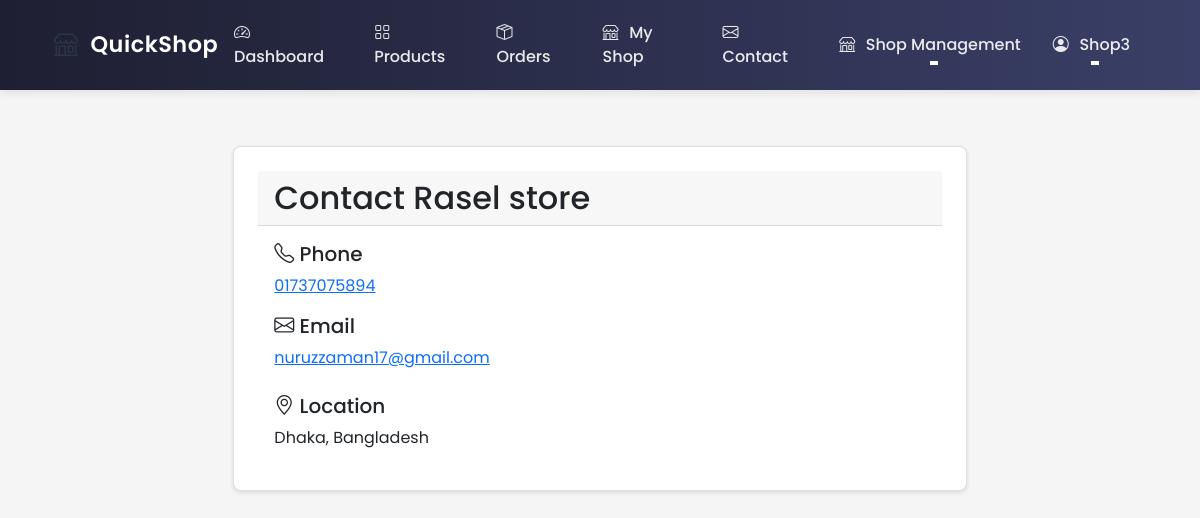
The app's page /shop/shop/2/contact (signed in), older data.
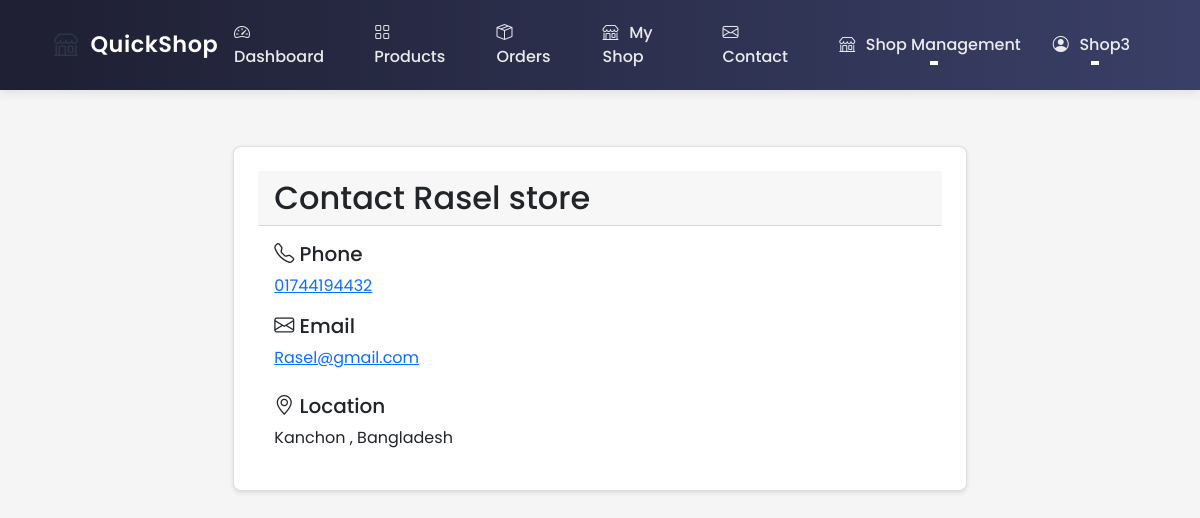
The same page, newer data.
### ecommerce/models/shop.py (models this page shows, shortened)
class Shop(db.Model):
    id = db.Column(db.Integer, primary_key=True)
    name = db.Column(db.String(100), nullable=False)
    description = db.Column(db.Text)
    about = db.Column(db.Text)  # New field for shop-specific About content
    owner_id = db.Column(db.Integer, db.ForeignKey('user.id'), nullable=False)
    location_lat = db.Column(db.Float, nullable=False)
    location_lng = db.Column(db.Float, nullable=False)
    address = db.Column(db.String(200), nullable=False)
    phone = db.Column(db.String(20))
    email = db.Column(db.String(120))
    website = db.Column(db.String(200))
    business_hours = db.Column(db.Text)  # Stored as JSON string
    created_at = db.Column(db.DateTime, default=datetime.utcnow)
    is_active = db.Column(db.Boolean, default=True)
    products = db.relationship('Product', backref='shop', lazy=True)
    orders = db.relationship('Order', backref='shop', lazy=True)

### ecommerce/routes/shop.py (the view)
@shop_bp.route('/shop/<int:shop_id>/contact')
def contact(shop_id):
    shop = Shop.query.get_or_404(shop_id)
    return render_template('shop/contact.html', shop=shop)

### ecommerce/templates/shop/contact.html (shortened to what this page needs)
{% extends "base.html" %}
{% block content %}
<div class="container my-4">
    <div class="row">
        <div class="col-md-8 offset-md-2">
            <div class="card">
                <div class="card-header d-flex justify-content-between align-items-center">
                    <h2 class="mb-0">Contact {{ shop.name }}</h2>
                </div>
                <div class="card-body">
                    {% if shop.phone or shop.email or shop.website or shop.business_hours %}
                        <div class="contact-info">
                            {% if shop.phone %}
                            <div class="mb-3">
                                <h5><i class="bi bi-telephone"></i> Phone</h5>
                                <p class="mb-0"><a href="tel:{{ shop.phone }}">{{ shop.phone }}</a></p>
                            </div>
                            {% endif %}
                            {% if shop.email %}
                            <div class="mb-3">
                                <h5><i class="bi bi-envelope"></i> Email</h5>
                                <p class="mb-0"><a href="mailto:{{ shop.email }}">{{ shop.email }}</a></p>
                            </div>
                            {% endif %}
                        </div>
                    {% endif %}
                    {% if shop.address %}
                    <div class="mt-4">
                        <h5><i class="bi bi-geo-alt"></i> Location</h5>
                        <p class="mb-0">{{ shop.address }}</p>
                    </div>
                    {% endif %}
                </div>
            </div>
        </div>
    </div>
</div>
{% endblock %}

Row changes from the older to the newer data that the page shows:
changed Shop "Rasel store": phone "01737075894" → "01744194432"; email "nuruzzaman17@gmail.com" → "Rasel@gmail.com"; address "Dhaka, Bangladesh" → "Kanchon , Bangladesh"
